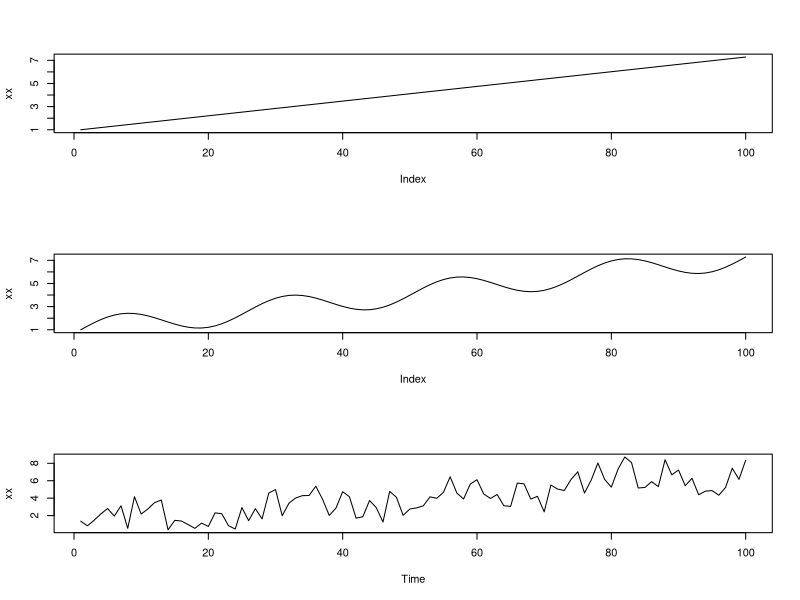
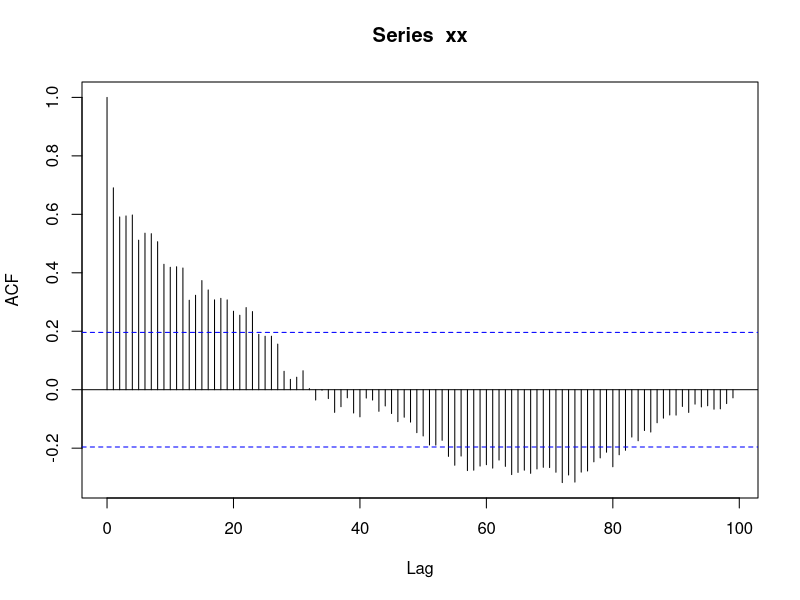
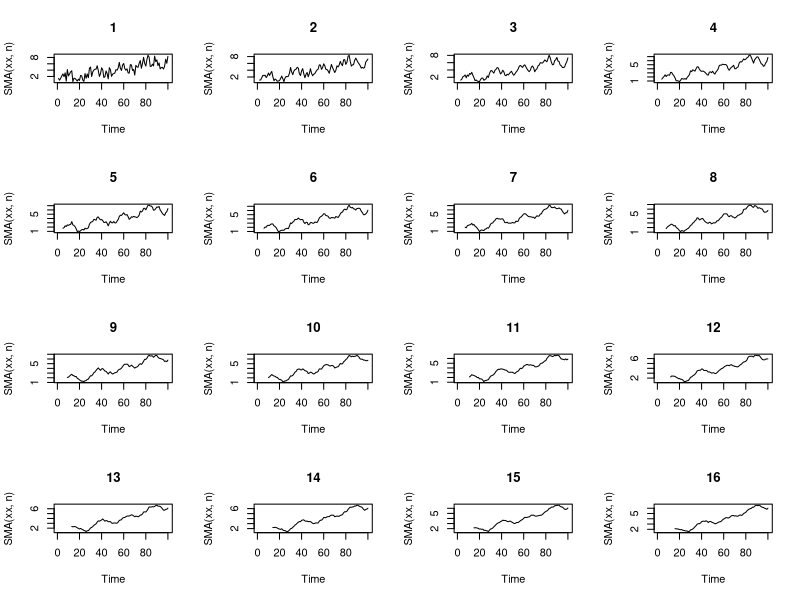
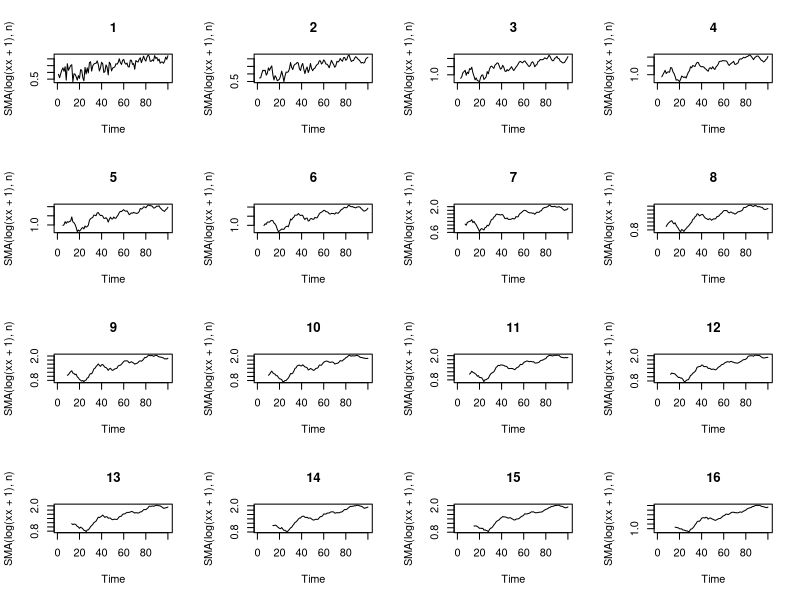
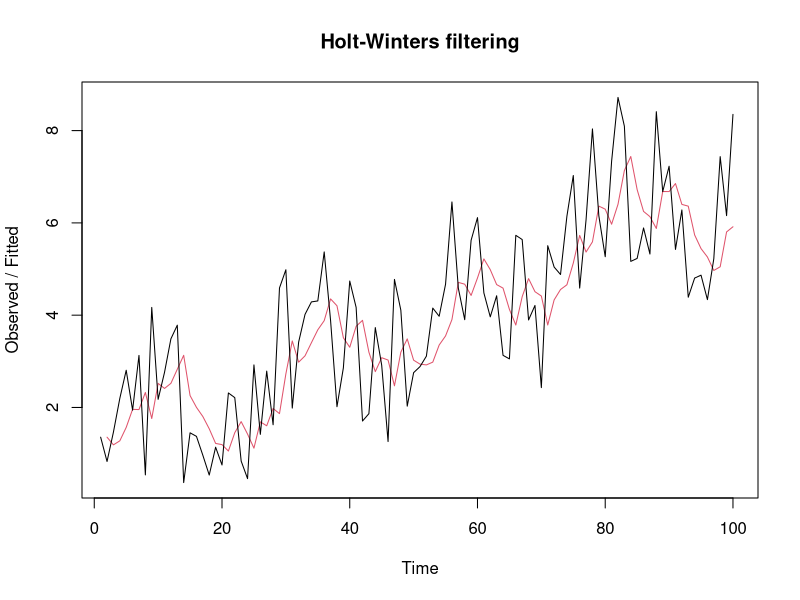
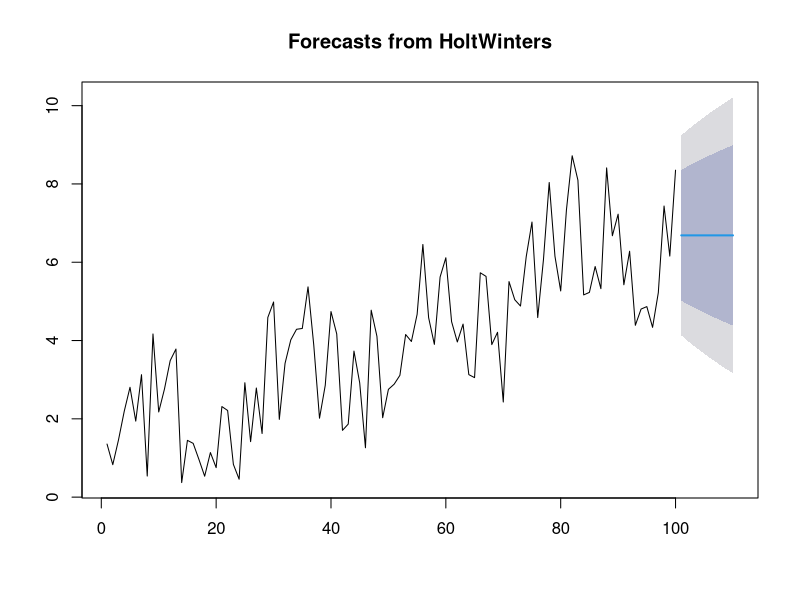
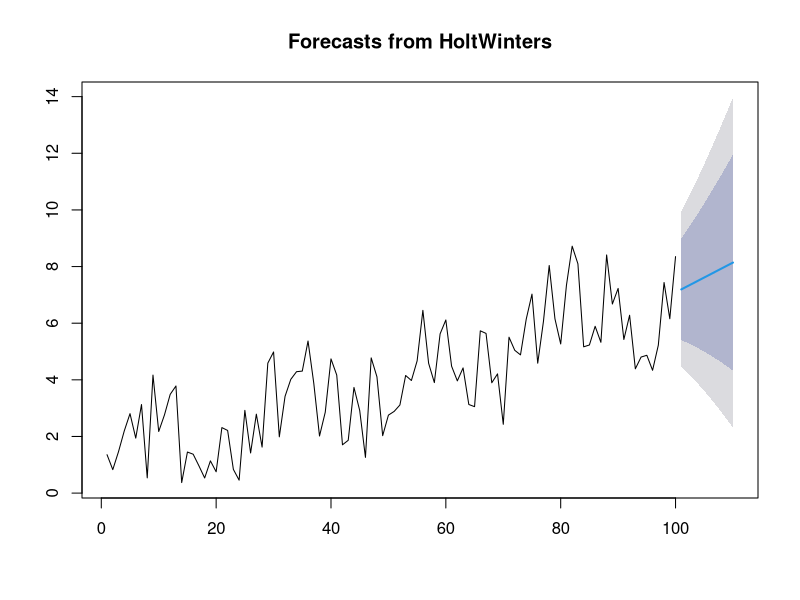
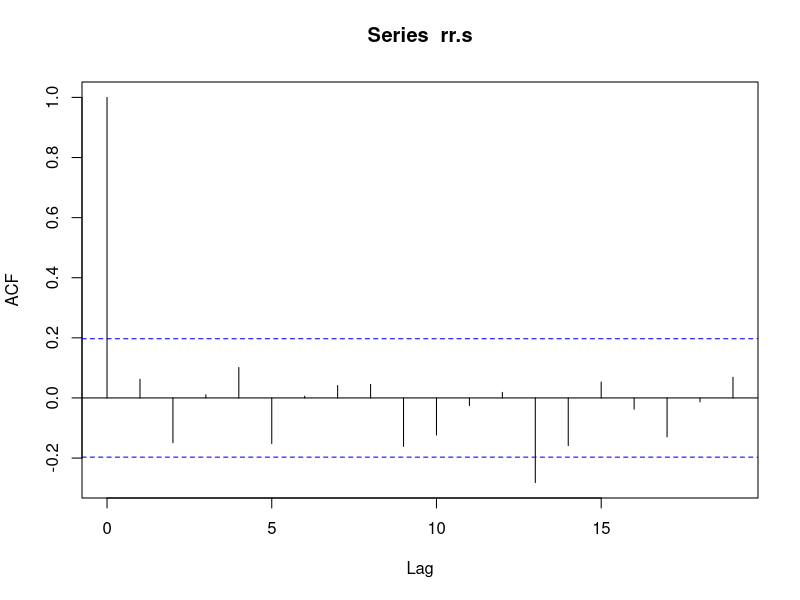

Generate these figures, in order, with R:
## ---- chunk 1
knitr::opts_chunk$set(echo = TRUE)
## ---- chunk 2
T <- 100
tt <- seq(0, 4*pi, length.out=T)
par(mfrow=c(3, 1))
xx <- 1 + 0.5*tt
plot(xx, type='l')
xx <- xx + sin(2*tt)
plot(xx, type='l')
xx <- xx + runif(100, -2, 2)
xx <- ts(xx)
plot(xx)
par(mfrow=c(1,1))
## ---- chunk 3
acf(xx, T)
## ---- chunk 4
library('TTR')

par(mfrow=c(4,4))
for (n in 1:16) {
  plot(SMA(xx, n), main=n)
}
for (n in 1:16) {
  plot(SMA(log(xx+1), n), main=n)
}
par(mfrow=c(1,1))
## ---- chunk 5
# plot(decompose(xx)) ## nope
# plot(decompose(xx), 'multiplicative') ## nope
# stl(xx, 'periodic') ## nope
## ---- chunk 6
library('forecast')
xx.hw.s <- HoltWinters(xx, beta=FALSE, gamma=FALSE)
plot(xx.hw.s)
summary(xx.hw.s)
plot(forecast(xx.hw.s))
## ---- chunk 7
xx.hw <- HoltWinters(xx, gamma=FALSE)
plot(forecast(xx.hw))
## ---- chunk 8
rr.s <- na.omit(forecast(xx.hw.s)$residuals)
rr <- na.omit(forecast(xx.hw)$residuals)
acf(rr.s)
acf(rr)
## ---- chunk 9
for (resid in list(rr, rr.s)) {
  hist(resid, freq=FALSE)
  phi <- function(x) dnorm(x, 0, sd(resid))
  curve(phi, from=min(resid), to=max(resid), col='red', add=TRUE)
  qqnorm(resid)
  qqline(resid)
  print(shapiro.test(resid))
  print(Box.test(resid, lag=15, type='Ljung-Box'))
}
## ---- chunk 10
print(auto.arima(xx))
plot(forecast(arima(xx, order=c(0, 1, 2))))
